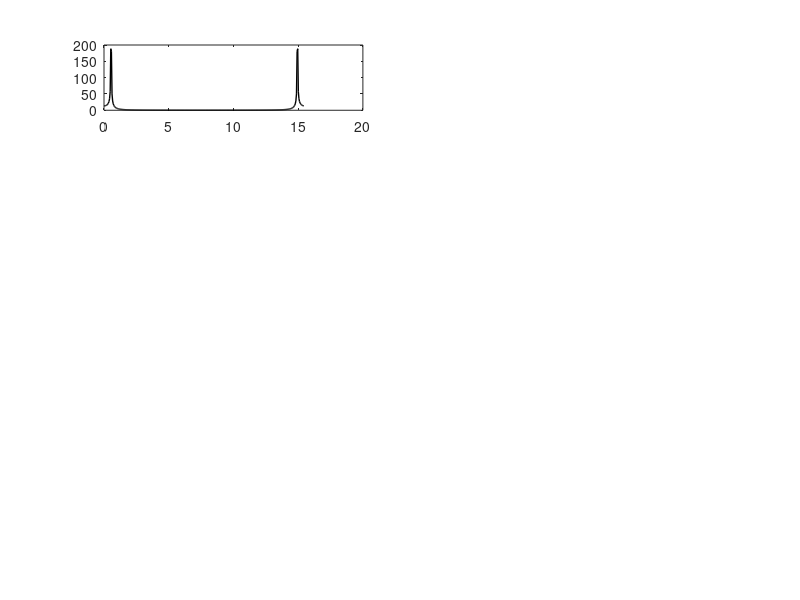

Reproduce this figure in MATLAB. (Note: this script raises an error after producing the figure.)
colorRed=[255,31,91]./270;
colorBlue=[0,154,222]./270;
Ts = 1/15.49;
Ts2=1/20;
times = linspace(0, 6, 325);  
scale=times/2;
scaledIntensity055=[];
for i =1:length(times)
    intensities=sin(12*times(i));
    scaledIntensity055=[scaledIntensity055,intensities*scale(i)];
end
times = linspace(0, 6, 93);  
scale=times/2;
scaledIntensity2=[];
for i =1:length(times)
    intensities=sin(12*times(i));
    scaledIntensity2=[scaledIntensity2,intensities*scale(i)];
end
figure('Color','w','Position',[100,100,600,600]);
% profile of stimulus 055Hz
subplot(5,2,1)
y = fft(scaledIntensity055);
fs = 1/Ts;
f = (0:length(y)-1)*fs/length(y);
plot(f,abs(y),'Color','k','LineWidth',1)
xline(0.55,'k--')
xlim([0,5])
xticks([])
ylabel('|fft(stimulus)|')
ylim([0,200])
box off
% ax=gca;
% ax.Color='w';
% ax.YColor = 'w';
% ax.XColor ='w';

% profile of stimulus 2Hz
subplot(5,2,2)
y = fft(scaledIntensity2);
fs = 1/Ts;
f = (0:length(y)-1)*fs/length(y);
plot(f,abs(y),'Color','k','LineWidth',1)
xline(2,'k--')
xlim([0,10])
ylim([0,200])
xticks([])
yticks([])
box off
% ax=gca;
% ax.Color='w';
% ax.YColor = 'w';
% ax.XColor ='w';

% mouse 0.55Hz
subplot(5,2,[3,5])
for i=1:30
    x = pupil055.all_pupil(326:750,i,1);
    y = fft(x);
    fs = 1/Ts;
    f = (0:length(y)-1)*fs/length(y);
    plot(f,abs(y),'Color',colorBlue)
    hold on
    xlim([0,5])
    ylim([0,50])
end
y = fft(mean(pupil055.mean_pupil(:,326:750,1)));
fs = 1/Ts;
f = (0:length(y)-1)*fs/length(y);
plot(f,abs(y),'Color','k','LineWidth',1)
xline(0.55,'k--')
xticks([])
ylim([0,100])
yticks([0.2,10,100])
set(gca, 'YScale', 'log')
ylabel('log|psd(mouse pupil size)|')
box off
% ax=gca;
% ax.Color='w';
% ax.YColor = 'w';
% ax.XColor ='w';

% mouse 055 zoom in 
hax = axes('Position', [.28, .60, .15, .15]);
for i=1:30
    x = pupil055.all_pupil(326:750,i,1);
    y = fft(x);
    fs = 1/Ts;
    f = (0:length(y)-1)*fs/length(y);
    plot(hax,f,abs(y),'Color',colorBlue)
    hold on
    xlim([0,5])
end
y = fft(mean(pupil055.mean_pupil(:,326:750,1)));
fs = 1/Ts;
f = (0:length(y)-1)*fs/length(y);
plot(hax,f,abs(y),'Color','k','LineWidth',1)
xline(0.55,'k--')
xlim([0.2,1])
ylim([-1,15])
xticks([0.25,0.55,0.85])
%set(gca, 'YScale', 'log')
yticks([0,15])
ylabel('|psd(mouse)|')
box off
% ax=gca;
% ax.Color='w';
% ax.YColor = 'w';
% ax.XColor ='w';

% human 055
subplot(5,2,[7,9])
for i=1:14
    x = allPupil055Human.allData(i,101:500,1);
    y = fft(x);
    fs = 1/Ts2;
    f = (0:length(y)-1)*fs/length(y);
    plot(f,abs(y),'Color',colorBlue)
    hold on
    xlim([0,5])
end
y = fft(allPupil055Human.mean(101:500));
fs = 1/Ts2;
f = (0:length(y)-1)*fs/length(y);
plot(f,abs(y),'Color','k','LineWidth',1);
xline(0.55,'k--')
set(gca, 'YScale', 'log')
ylabel('log|psd(human pupil size)|')
xlabel('frequency [Hz]')
yticks([1,50,1000])
box off
% ax=gca;
% ax.Color='w';
% ax.YColor = 'w';
% ax.XColor ='w';

% human 055 zoom in
hax = axes('Position', [.28, .25, .15, .15]);
for i=1:14
    x = allPupil055Human.allData(i,101:500,1);
    y = fft(x);
    fs = 1/Ts2;
    f = (0:length(y)-1)*fs/length(y);
    plot(hax,f,abs(y),'Color',colorBlue)
    hold on
    xlim([0,5])
end
y = fft(allPupil055Human.mean(101:500));
fs = 1/Ts2;
f = (0:length(y)-1)*fs/length(y);
plot(hax,f,abs(y),'Color','k','LineWidth',1);
xline(0.55,'k--')
xlim([0.2,1])
xticks([0.25,0.55,0.85])
%set(gca, 'YScale', 'log')
yticks([0,45])
ylim([-3,45])
ylabel('|psd(human)|')
box off
% ax=gca;
% ax.Color='w';
% ax.YColor = 'w';
% ax.XColor ='w';

% mouse 2
subplot(5,2,[4,6])
for i=1:17
    x = pupil2.all_pupil(94:2*93,i,1);
    y = fft(x);
    fs = 1/Ts;
    f = (0:length(y)-1)*fs/length(y);
    plot(f,abs(y),'Color',colorRed)
    hold on
    xlim([0,10])
    yticks([])
    xticks([])
end
y = fft(mean(pupil2.mean_pupil(:,94:2*93,1)));
fs = 1/Ts;
f = (0:length(y)-1)*fs/length(y);
plot(f,abs(y),'Color','k','LineWidth',1)
xline(2,'k--')
set(gca, 'YScale', 'log')
ylim([0,100])
yticks([0.2,10,100])
box off
% ax=gca;
% ax.Color='w';
% ax.YColor = 'w';
% ax.XColor ='w';

% mouse 2 zoom in
hax = axes('Position', [.75, .60, .15, .15]);
for i=1:17
    x = pupil2.all_pupil(94:2*93,i,1);
    y = fft(x);
    fs = 1/Ts;
    f = (0:length(y)-1)*fs/length(y);
    plot(f,abs(y),'Color',colorRed)
    hold on
    xlim([0,10])
end
y = fft(mean(pupil2.mean_pupil(:,94:2*93,1)));
fs = 1/Ts;
f = (0:length(y)-1)*fs/length(y);
plot(f,abs(y),'Color','k','LineWidth',1)
xline(2,'k--')
xlim([1.7,2.3])
%set(gca, 'YScale', 'log')
ylim([-1,15])
yticks([0,15])
ylabel('|psd(mouse)|')
box off
% ax=gca;
% ax.Color='w';
% ax.YColor = 'w';
% ax.XColor ='w';

% human 2
subplot(5,2,[8,10])
for i=1:15
    x = allPupil2Human.allData(i,101:183);
    y = fft(x);
    fs = 1/Ts2;
    f = (0:length(y)-1)*fs/length(y);
    plot(f,abs(y),'Color',colorRed)
    hold on
    xlim([0,10])
    yticks([])
end
y = fft(allPupil2Human.mean(101:183));
fs = 1/Ts2;
f = (0:length(y)-1)*fs/length(y);
plot(f,abs(y),'Color','k','LineWidth',1);
xline(2,'k--')
xlabel ('frequency [Hz]')
set(gca, 'YScale', 'log')
ylim([0,1000])
yticks([1,50,1000])
box off
% ax=gca;
% ax.Color='w';
% ax.YColor = 'w';
% ax.XColor ='w';

% human2 zoom in
hax = axes('Position', [.75, .25, .15, .15]);
for i=1:15
    x = allPupil2Human.allData(i,101:183);
    y = fft(x);
    fs = 1/Ts2;
    f = (0:length(y)-1)*fs/length(y);
    plot(hax,f,abs(y),'Color',colorRed)
    hold on
    xlim([0,10])
end
y = fft(allPupil2Human.mean(101:183));
fs = 1/Ts2;
f = (0:length(y)-1)*fs/length(y);
plot(hax,f,abs(y),'Color','k','LineWidth',1);
xline(2,'k--')
xlim([1.7,2.3])
yticks([0,45])
ylim([-3,45])
ylabel('|psd(human)|')
% set(gca, 'YScale', 'log')

box off
% ax=gca;
% ax.Color='w';
% ax.YColor = 'w';
% ax.XColor ='w';
